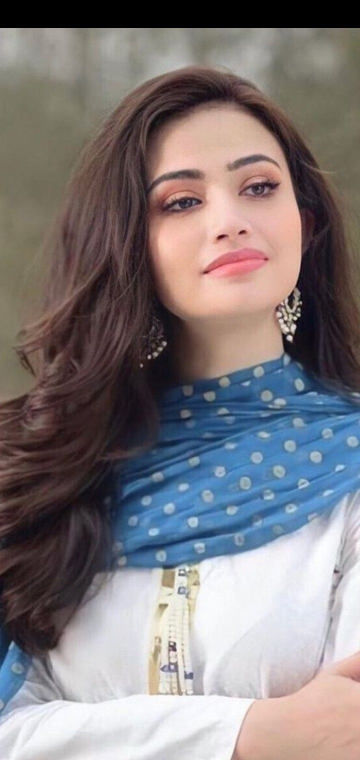
#> input picture Images/Sana Javaid.jpg, 720 x 1520 px, found by its file name (shown at 1/2 size)
$ jupyter execute '13_IMWRITE Method using OpenCV.ipynb'
#> lines starting #> are read from the running program, lines starting #| are printed output that depends on the picture
**13_IMWRITE Method using OpenCV**

[cell 1]
import cv2
import numpy as np

[cell 2]
img = cv2.imread(r"C:\Users\hp\Documents\jupyter\OpenCV by WsCube Tech\Images\Sana Javaid.jpg")
#> img is the input picture: shape (1520, 720, 3); mean B, G, R 123.9, 121.5, 127.9
img = cv2.resize(img, (300,300))
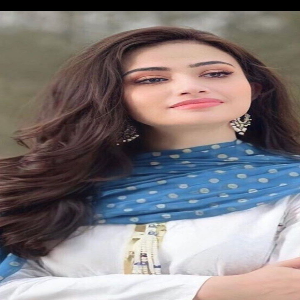
#> img: shape (300, 300, 3); mean B, G, R 123.8, 121.4, 127.9

h = np.hstack((img, img))
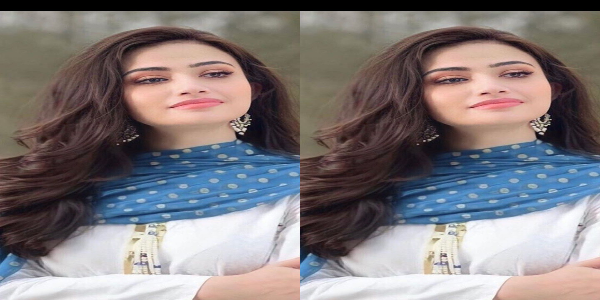
#> h: shape (300, 600, 3); mean B, G, R 123.8, 121.4, 127.9
v = np.vstack((h, h))
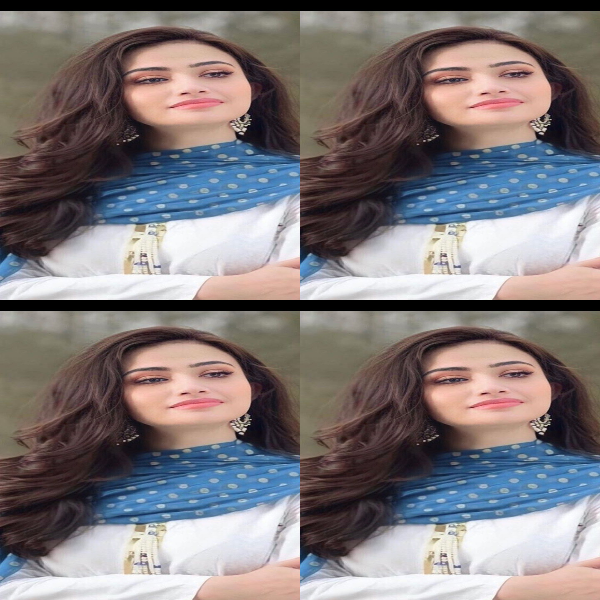
#> v: shape (600, 600, 3); mean B, G, R 123.8, 121.4, 127.9

cv2.imwrite(r"C:\Users\hp\Documents\jupyter\OpenCV by WsCube Tech\Images\new_img.png", v)

cv2.imshow("W1", v)
cv2.waitKey(0)
cv2.destroyAllWindows()

$ run again, with Images/Sana.jpg copied over Images/Sana Javaid.jpg
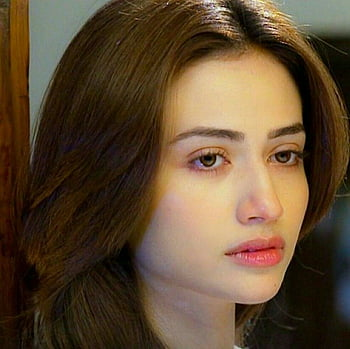
#> input picture Images/Sana.jpg, 350 x 349 px, found by its file name
#> img is the input picture: shape (349, 350, 3); mean B, G, R 51.1, 74.5, 95.4
#> img: shape (300, 300, 3)
#> `h = np.hstack((img, img))`:
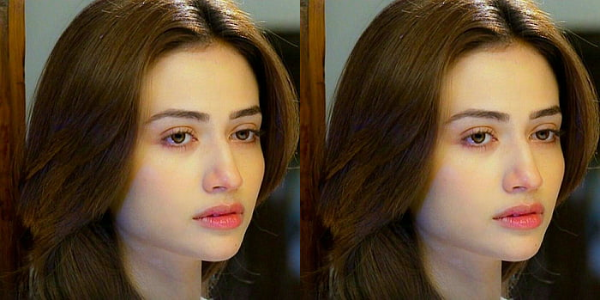
#> h: shape (300, 600, 3); mean B, G, R 51, 74.4, 95.3
#> `v = np.vstack((h, h))`:
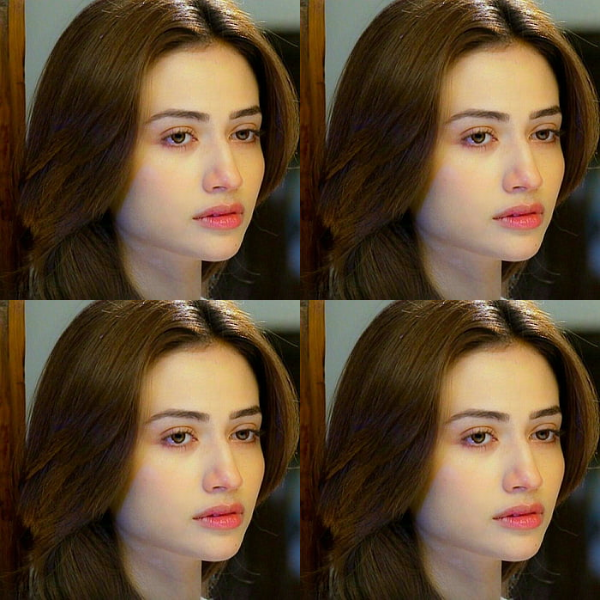
#> v: shape (600, 600, 3); mean B, G, R 51, 74.4, 95.3

$ run again, with Images/bird.jpg copied over Images/Sana Javaid.jpg
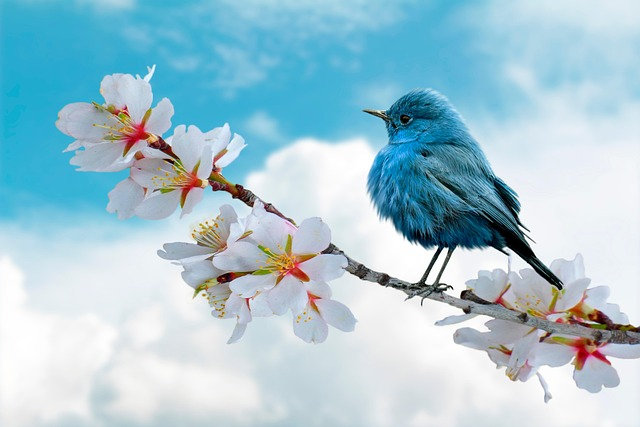
#> input picture Images/bird.jpg, 640 x 427 px, found by its file name
#> img is the input picture: shape (427, 640, 3); mean B, G, R 211.7, 199.2, 165.5
#> img: shape (300, 300, 3)
#> `h = np.hstack((img, img))`:
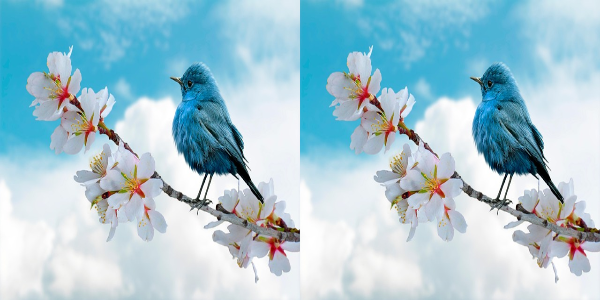
#> h: shape (300, 600, 3); mean B, G, R 211.7, 199.1, 165.4
#> `v = np.vstack((h, h))`:
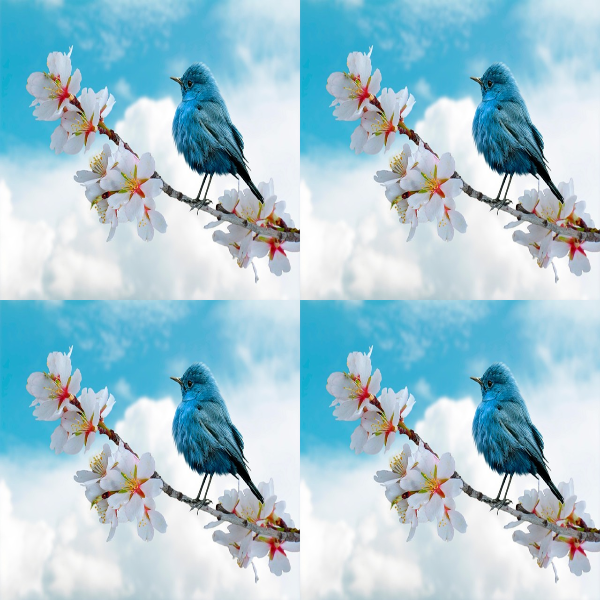
#> v: shape (600, 600, 3); mean B, G, R 211.7, 199.1, 165.4
